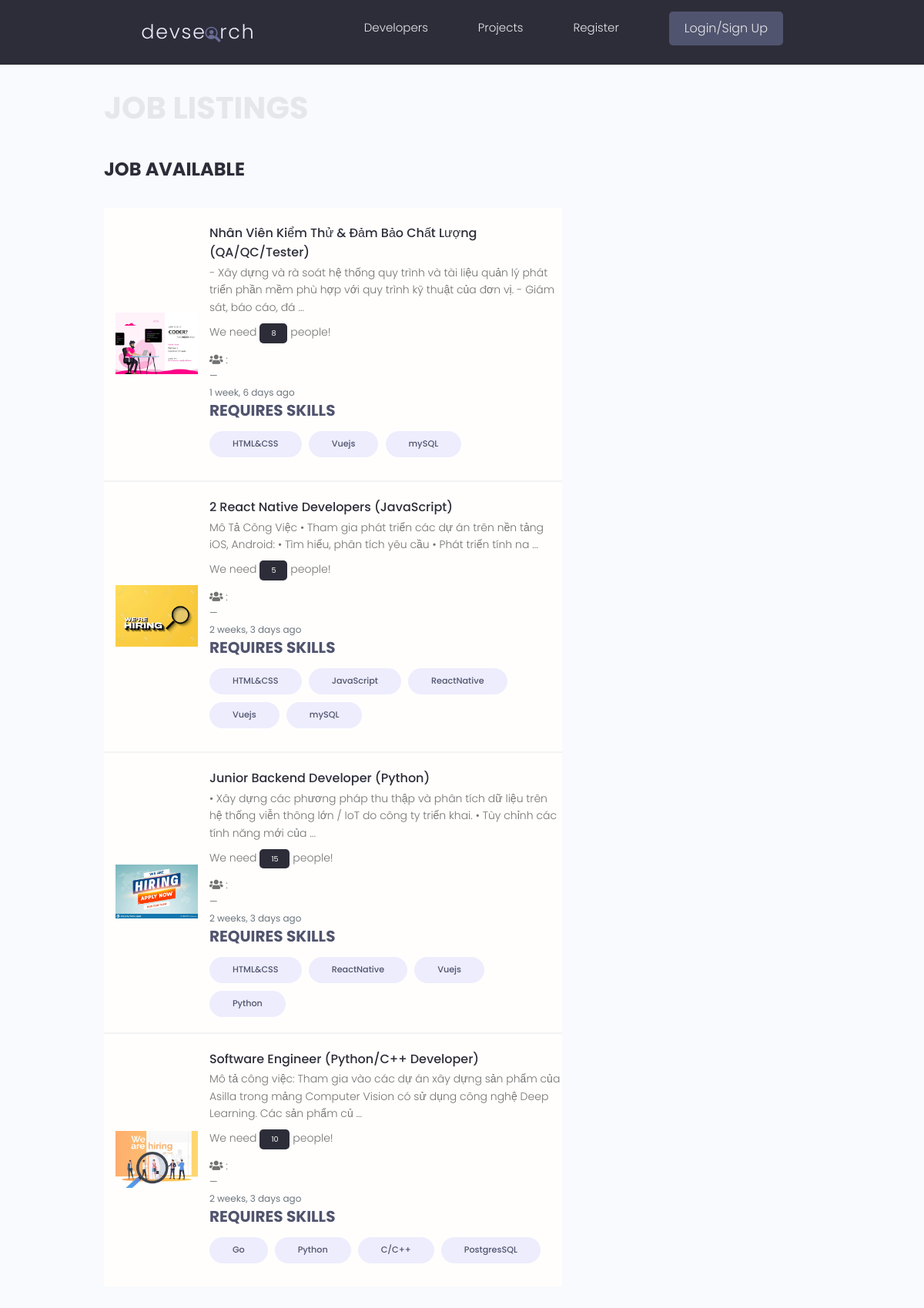
The page /jobs/jobs/ on the database its author committed.
### jobs/models.py (models this page shows, shortened)
class JobPost(models.Model):
    title = models.CharField(max_length=255)
    job_image = models.ImageField(
        null=True, blank=True, upload_to='jobs/', default="profiles/user-default.png")
    author = models.ForeignKey(
        Lecture, null=True, blank=True, on_delete=models.CASCADE)
    company_name = models.CharField(max_length=255, null=True, blank=True)
    company_location = models.CharField(max_length=255, null=True, blank=True)
    company_phone = models.CharField(max_length=255, null=True, blank=True)
    company_email = models.CharField(max_length=255, null=True, blank=True)
    jobs_desc = models.TextField(max_length=10000, null=True, blank=True)
    jobs_tags = models.ManyToManyField(
        'Need', blank=True, related_name='needs')
    jobs_required = models.IntegerField(null=True, blank=True, default=1)
    updated = models.DateTimeField(auto_now=True, auto_now_add=False)
    timestamp = models.DateTimeField(auto_now=False, auto_now_add=True)
    archived = models.BooleanField(default=False, editable=True)
    id = models.UUIDField(default=uuid.uuid4, unique=True,
                          primary_key=True, editable=False)
    class Meta:
        ordering = ["-timestamp", "-updated"]

class Need(models.Model):
    name = models.CharField(max_length=255)
    created = models.DateTimeField(auto_now_add=True)
    id = models.UUIDField(default=uuid.uuid4, unique=True,
                          primary_key=True, editable=False)
    def __str__(self):
        return self.name

### jobs/views.py (the view)
# urls.py: path('jobs/', include('jobs.urls')),
def jobs(request):
    posts = JobPost.objects.all()
    context = {'jobs': posts}
    return render(request, 'jobs/jobs.html', context)

### jobs/templates/jobs/jobs.html (shortened to what this page needs)
{% extends 'main.html' %}
{% block content %}
<main class="settingsPage profile my-md">
    <div class="container">
      <div class="layout">
        <div class="column column--2of3">
          <div class="hero-section__box">
              <h2><span>Job Listings</span></h2>
          </div>
          <div class="settings">
            <h3 class="settings__title">Job Available</h3>
          </div>
          <table class="settings__table">
            {% if jobs %}
            {% for post in jobs %}
            <tr>
              <td class="settings__thumbnail">
                <a href="{% url 'job' post.id%}"><img src="{{post.job_image.url}}" alt="Jobs Thumbnail" /></a>
              </td>
              <td class="settings__tableInfo">
                <a href="{% url 'job' post.id%}">{{post.title}}</a>
                <p>
                  {{post.jobs_desc|slice:"150"}} ...
                </p>
                <p>
                  We need
                  <span class="tag">
                    <small>{{post.jobs_required}}</small>
                </span>
                   people!
                </p>
                <p class="card-text mb-0">
                <i class="fas fa-users"></i> : {{ post.post.all.count }}
                </p>
                <footer class="blockquote-footer"></footer>
                <small class="text-muted">{{ post.timestamp|timesince }} ago</small>
                <h3 class="devInfo__subtitle">Requires Skills</h3>
              <div class="devInfo__otherSkills">
                {% for need in post.jobs_tags.all %}
                <span class="tag tag--pill tag--sub tag--lg">
                  <small>{{need}}</small>
                </span>
                {% endfor %}
              </div>
              </td>
            </tr>
            {% endfor %}
            {% endif %}
          </table>
        </div>
      </div>
    </div>
  </main>
{% endblock content %}

### templates/main.html (shortened to what this page needs)
{% load static %}
<!DOCTYPE html>
<html lang="en">
<head>
    <link rel="stylesheet" href="https://cdn.iconmonstr.com/1.3.0/css/iconmonstr-iconic-font.min.css" />
    <link rel="stylesheet" href="https://stackpath.bootstrapcdn.com/bootstrap/4.3.1/css/bootstrap.min.css"/>
    <link rel="stylesheet" href="https://use.fontawesome.com/releases/v5.7.2/css/all.css"/>
    <link rel="stylesheet" href="{% static 'uikit/styles/uikit.css' %}" />
    <link rel="stylesheet" href="{% static 'styles/app.css' %}" />
</head>
</head>
<body>
    {% include 'narbar.html' %}
    {% block content %}
    {% endblock content %}
</body>
</html>

### templates/narbar.html (shortened to what this page needs)
{% load static %}
<header class="header">
  <div class="container container--narrow">
    <a href="{% url 'profiles' %}" class="header__logo">
      <img src="{% static 'images/logo.svg' %}" alt="DevSearch Logo" />
    </a>
    <nav class="header__nav">
      <ul class="header__menu">
        <li class="header__menuItem"><a href="{% url 'profiles' %}">Developers</a></li>
        <li class="header__menuItem"><a href="{% url 'projects' %}">Projects</a></li>
        {% if user.is_authenticated %}
          {% if user.is_student %}
          <li class="header__menuItem"><a href="{% url 'jobs' %}">Job</a></li>
          <li class="header__menuItem"><a href="{% url 'apply' %}">Apply</a></li>
          <li class="header__menuItem"><a href="{% url 'account' %}">Account</a></li>
          {% endif %}
         <li class="header__menuItem"><a href="{% url 'logout' %}" class="btn btn--sub">Logout</a></li>
        {% else %}
          <li class="header__menuItem"> <a href="{% url 'register' %}">Register</a></li>
          <li class="header__menuItem"><a href="{% url 'login' %}" class="btn btn--sub">Login/Sign Up</a></li>
        {% endif %}
      </ul>
    </nav>
  </div>
</header>

### static/styles/app.css (style rules this page uses)
:root { --color-sub: #2d2d39; }
.btn--sub { background-color: var(--color-sub-light); }
img { width: 100%; }
.header { position: sticky; z-index: 111; background-color: var(--color-sub); padding: 1.5rem 0; }
.header > .container { display: flex; justify-content: space-between; align-items: center; }
.header__logo > img { height: 3.8rem; }
.header__nav > ul { display: inline-flex; align-items: center; list-style: none; gap: 6.5rem; }
.header__menuItem > a { color: var(--color-light); font-weight: 300; }
.hero-section__box { margin-bottom: 4rem; }
.hero-section__box > h2, .hero-section__box > h2 > span { font-size: 4rem; color: var(--color-light); line-height: 1.3; text-transform: uppercase; }
.hero-section__box > h2 { font-weight: 300; }
.hero-section__box > h2 > span { font-weight: 700; }
.devInfo__title, .devInfo__subtitle { font-size: 2.6rem; color: var(--color-sub); text-transform: uppercase; font-weight: 700; margin-bottom: 1.5rem; }
.devInfo__subtitle { font-size: 2rem; color: var(--color-sub-light); }
.settings { display: flex; justify-content: space-between; align-items: center; }
.settings__title { font-size: 2.4rem; text-transform: uppercase; font-weight: 700; color: var(--color-sub); }
.settings__table { margin-top: 3rem; margin-bottom: 5rem; padding: 0 3rem; background: var(--color-white); }
.settings__table tr { width: 100%; }
.settings__table tr > td { padding: 2rem 0; }
.settings__table tr:not(:last-child) td { border-bottom: 2px solid var(--color-white-light); }
.settings__thumbnail { width: 23%; min-width: 10rem; }
.settings__thumbnail img { padding-right: 3rem; height: 15rem; object-fit: contain; margin-left: 15px; }
.settings__tableInfo { width: 100%; }
.settings__tableInfo h4, .settings__tableInfo a { padding-right: 1rem; width: auto; font-size: 1.6rem; font-weight: 500; color: var(--color-sub); }
.settings__tableInfo p { font-size: 1.4rem; }

### static/uikit/styles/modules/_variables.css (style rules this page uses)
:root { --color-main: #5aa5b9; --color-main-light: #e6faff; --color-sub: #3f4156; --color-sub-light: #51546e; --color-sub-lighter: #ededfd; --color-text: #737373; --color-gray: #8b8b8b; --color-light: #e5e7eb; --color-light-gray: #767676; --color-bg: #f8fafd; --color-white: #fffefd; --color-white-light: #f3f3f3; --color-success: #359e64; --color-success-bg: #def8e8; --color-error: #fc4b0b; --color-error-bg: #fff2ee; --font-base: 'Poppins', arial, helvetica, 'Segoe UI', roboto, ubuntu, sans-serif; --font-monospace: 'Fira Code', 'Courier New', courier, monospace; --font-regular: 300; --font-medium: 500; --font-bold: 700; --generic-shadow: 1px 1px 5px #00000010; --generic-transition: all 0.3s ease-in-out; }

### static/uikit/styles/modules/_base.css (style rules this page uses)
* { margin: 0; padding: 0; box-sizing: border-box; text-rendering: optimizeLegibility; color: inherit; font-size: inherit; }
html { font-size: 50%; }
@media only screen and (min-width: 480px) { html { font-size: 56.25%; } }
@media only screen and (min-width: 1200px) { html { font-size: 62.5%; } }
body { line-height: 1.6; font-weight: 400; font-size: 1.5rem; color: var(--color-text); background-color: var(--color-bg); min-height: 100vh; }

### static/uikit/styles/modules/_typography.css (style rules this page uses)
* { font-family: var(--font-base); }
h2 { font-size: 3.6rem; font-weight: var(--font-bold); }
h3 { font-size: 3.2rem; font-weight: var(--font-medium); }
p, span, strong { font-size: 1.6rem; color: var(--color-text); font-weight: var(--font-regular); }
a { padding-bottom: 2px; text-decoration: none; display: inline-block; color: var(--color-main); font-weight: var(--font-medium); }

### static/uikit/styles/modules/_utilities.css (style rules this page uses)
.container { width: 92%; max-width: 165rem; margin: 0 auto; box-sizing: border-box; }
.container--narrow { width: 92%; max-width: 120rem; }
@media screen and (min-width: 1000px) { .container { width: 90%; } }
@media screen and (min-width: 1000px) { .container--narrow { width: 85%; } }
@media screen and (min-width: 1200px) { .container { width: 80%; } }
@media screen and (min-width: 1200px) { .container--narrow { width: 72%; } }
.my-md { margin: 3rem auto; }

### static/uikit/styles/modules/_layout.css (style rules this page uses)
.layout { display: flex; flex-flow: row wrap; justify-content: space-between; }
.layout > .column { margin-bottom: 3rem; }
.layout > .column.column--2of3 { flex-basis: 64%; }

### rows shown on the page
JobPost: job_image (picture), title "Nhân Viên Kiểm Thử & Đảm Bảo Chất Lượng (QA/QC/Tester)", jobs_desc "- Xây dựng và rà soát hệ thống quy trình và tài liệu quản lý phát triển phần mềm phù hợp với quy trình kỹ thuật của đơn vị. - Giám sát, báo cáo, đá", jobs_required "8", timestamp "1 week, 6 days"
Need: name "HTML&CSS"
Need: name "Vuejs"
Need: name "mySQL"
JobPost: job_image (picture), title "2 React Native Developers (JavaScript)", jobs_desc "Mô Tả Công Việc • Tham gia phát triển các dự án trên nền tảng iOS, Android: • Tìm hiểu, phân tích yêu cầu • Phát triển tính na", jobs_required "5", timestamp "2 weeks, 3 days"
Need: name "JavaScript"
Need: name "ReactNative"
JobPost: job_image (picture), title "Junior Backend Developer (Python)", jobs_desc "• Xây dựng các phương pháp thu thập và phân tích dữ liệu trên hệ thống viễn thông lớn / IoT do công ty triển khai. • Tùy chỉnh các tính năng mới của", jobs_required "15", timestamp "2 weeks, 3 days"
Need: name "Python"
JobPost: job_image (picture), title "Software Engineer (Python/C++ Developer)", jobs_desc "Mô tả công việc: Tham gia vào các dự án xây dựng sản phẩm của Asilla trong mảng Computer Vision có sử dụng công nghệ Deep Learning. Các sản phẩm củ", jobs_required "10", timestamp "2 weeks, 3 days"
Need: name "Go"
Need: name "C/C++"
Need: name "PostgresSQL"
